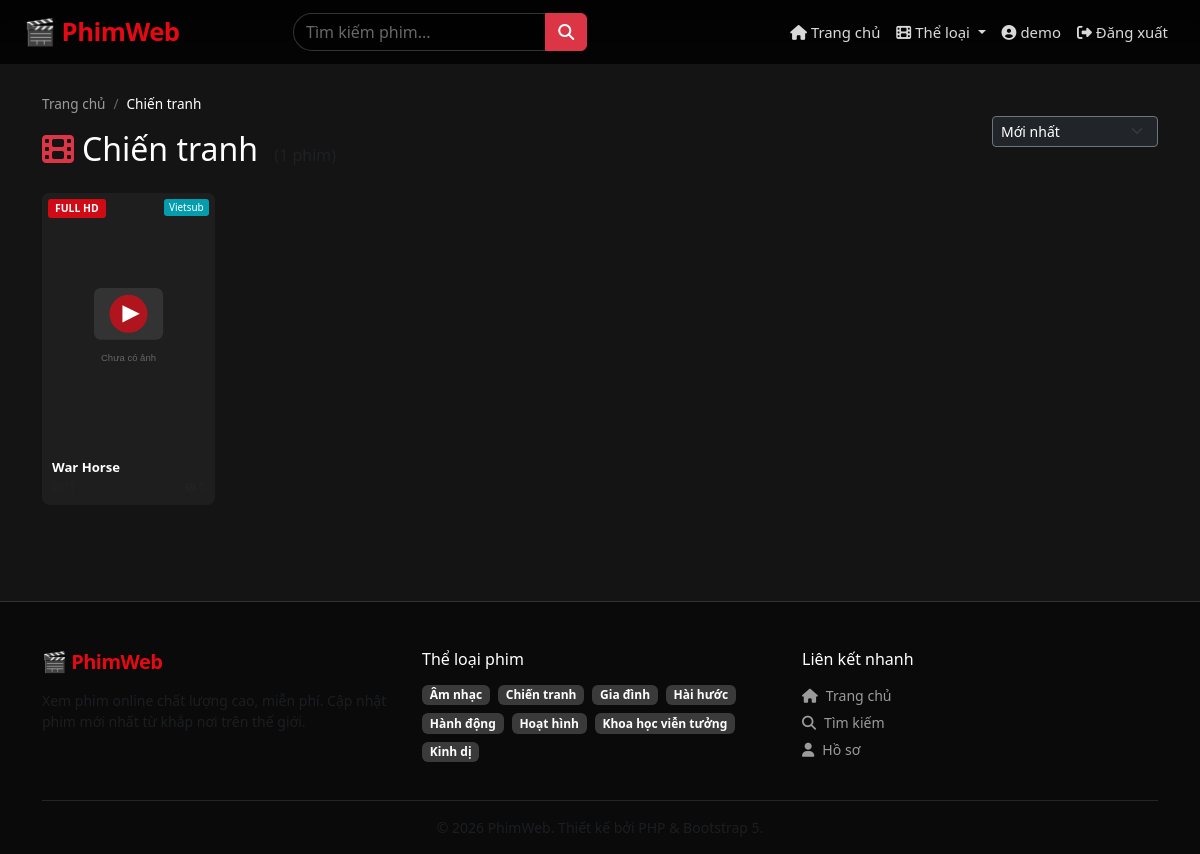
/genre.php?slug=chien-tranh (signed in), run on the app's committed database.
### tables this page shows
CREATE TABLE IF NOT EXISTS `users` (
  `id` INT UNSIGNED AUTO_INCREMENT PRIMARY KEY,
  `username` VARCHAR(50) NOT NULL UNIQUE,
  `email` VARCHAR(100) NOT NULL UNIQUE,
  `password` VARCHAR(255) NOT NULL,
  `full_name` VARCHAR(100) DEFAULT NULL,
  `role` ENUM('user', 'editor', 'moderator', 'admin') NOT NULL DEFAULT 'user',
  `avatar` VARCHAR(255) DEFAULT NULL,
  `status` ENUM('active', 'banned') DEFAULT 'active',
  `created_at` TIMESTAMP DEFAULT CURRENT_TIMESTAMP
);

CREATE TABLE IF NOT EXISTS `genres` (
  `id` INT UNSIGNED AUTO_INCREMENT PRIMARY KEY,
  `name` VARCHAR(100) NOT NULL,
  `slug` VARCHAR(100) NOT NULL UNIQUE,
  `created_at` TIMESTAMP DEFAULT CURRENT_TIMESTAMP
);

CREATE TABLE IF NOT EXISTS `movies` (
  `id` INT UNSIGNED AUTO_INCREMENT PRIMARY KEY,
  `title` VARCHAR(255) NOT NULL,
  `slug` VARCHAR(255) NOT NULL UNIQUE,
  `original_title` VARCHAR(255) DEFAULT NULL,
  `description` TEXT,
  `genre_id` INT UNSIGNED DEFAULT NULL,
  `country_id` INT UNSIGNED DEFAULT NULL,
  `year` YEAR DEFAULT NULL,
  `director` VARCHAR(200) DEFAULT NULL,
  `cast_members` TEXT DEFAULT NULL,
  `thumbnail` VARCHAR(500) DEFAULT NULL,
  `trailer_url` VARCHAR(500) DEFAULT NULL,
  `video_type` ENUM('file', 'url', 'youtube', 'embed') NOT NULL DEFAULT 'url',
  `video_path` TEXT DEFAULT NULL,
  `duration` VARCHAR(20) DEFAULT NULL,
  `quality` VARCHAR(20) DEFAULT 'HD',
  `language` VARCHAR(50) DEFAULT 'Vietsub',
  `views` INT UNSIGNED DEFAULT 0,
  `rating` DECIMAL(3,1) DEFAULT 0.0,
  `rating_count` INT UNSIGNED DEFAULT 0,
  `status` ENUM('active', 'inactive') DEFAULT 'active',
  `featured` TINYINT(1) UNSIGNED DEFAULT 0,
  `created_at` TIMESTAMP DEFAULT CURRENT_TIMESTAMP,
  `updated_at` TIMESTAMP DEFAULT CURRENT_TIMESTAMP ON UPDATE CURRENT_TIMESTAMP,
  KEY `idx_movies_genre_id` (`genre_id`),
  KEY `idx_movies_country_id` (`country_id`)
);

### includes/functions.php (called while the page is built, shortened)
<?php
require_once __DIR__ . '/../config/database.php';
function sanitize(string $s): string {
    return htmlspecialchars(trim($s), ENT_QUOTES, 'UTF-8');
}
function getGenres(): array {
    return getDB()->query('SELECT * FROM genres ORDER BY name')->fetchAll();
}
function getGenreBySlug(string $slug): ?array {
    $stmt = getDB()->prepare('SELECT * FROM genres WHERE slug=?');
    $stmt->execute([$slug]);
    return $stmt->fetch() ?: null;
}
function getMovies(int $limit = 12, int $offset = 0, ?int $genreId = null, string $sort = 'created_at'): array {
    $allowed = ['created_at','views','rating','year','title'];
    $col  = in_array($sort, $allowed) ? $sort : 'created_at';
    $where = 'WHERE m.status="active"';
    $params = [];
    if ($genreId !== null) { $where .= ' AND m.genre_id=?'; $params[] = $genreId; }
    $params[] = $limit; $params[] = $offset;
    $stmt = getDB()->prepare("SELECT m.*,g.name genre_name FROM movies m LEFT JOIN genres g ON m.genre_id=g.id $where ORDER BY m.$col DESC LIMIT ? OFFSET ?");
    $stmt->execute($params);
    return $stmt->fetchAll();
}

### includes/auth.php (called while the page is built, shortened)
<?php
require_once __DIR__ . '/../config/database.php';
function isLoggedIn(): bool {
    return !empty($_SESSION['user_id']);
}
function getCurrentUser(): ?array {
    static $user = null;
    if ($user === null) {
        $stmt = getDB()->prepare('SELECT id,username,email,full_name,role,avatar,status FROM users WHERE id=?');
        $stmt->execute([$_SESSION['user_id']]);
        $user = $stmt->fetch() ?: null;
    }
    return $user;
}

### config/database.php (called while the page is built, shortened)
<?php
function getDB(): PDO {
    static $pdo = null;
    if ($pdo === null) {
        try {
            $dsn = 'mysql:host=' . DB_HOST . ';port=' . DB_PORT
                 . ';dbname=' . DB_NAME . ';charset=utf8mb4';
            $pdo = new PDO($dsn, DB_USER, DB_PASS, [
                PDO::ATTR_ERRMODE            => PDO::ERRMODE_EXCEPTION,
                PDO::ATTR_DEFAULT_FETCH_MODE => PDO::FETCH_ASSOC,
                PDO::ATTR_EMULATE_PREPARES   => false,
            ]);
        } catch (PDOException $e) {
            error_log('DB Connection failed: ' . $e->getMessage());
            http_response_code(500);
            die('<div style="font-family:sans-serif;text-align:center;padding:60px">
                <h2 style="color:#e50914">Lỗi kết nối cơ sở dữ liệu</h2>
                <p>Vui lòng kiểm tra thông tin kết nối trong <code>config/database.php</code></p>
                <p>Hoặc chạy <a href="setup.php">setup.php</a> để cài đặt lần đầu.</p>
            </div>');
        }
    }
    return $pdo;
}

### genre.php (the view, shortened to what this page needs)
<?php
require_once __DIR__ . '/includes/functions.php';
require_once __DIR__ . '/includes/auth.php';
$slug    = $_GET['slug'] ?? '';
$genre   = $slug ? getGenreBySlug($slug) : null;
$page    = max(1, (int)($_GET['page'] ?? 1));
$perPage = 18;
$offset  = ($page - 1) * $perPage;
$sort    = in_array($_GET['sort'] ?? '', ['views','rating','year','title']) ? $_GET['sort'] : 'created_at';
$movies = getMovies($perPage, $offset, (int)$genre['id'], $sort);
$total  = countMovies((int)$genre['id']);
include __DIR__ . '/includes/header.php';
?>
<main>
<div class="container py-4">
    <div class="d-flex flex-wrap justify-content-between align-items-center mb-4 gap-2">
        <div>
            <nav aria-label="breadcrumb">
                <ol class="breadcrumb">
                    <li class="breadcrumb-item"><a href="<?= BASE_URL ?>/index.php">Trang chủ</a></li>
                    <li class="breadcrumb-item active"><?= sanitize($genre['name']) ?></li>
                </ol>
            </nav>
            <h2 class="text-white mb-0">
                <i class="fas fa-film text-danger me-2"></i><?= sanitize($genre['name']) ?>
                <small class="text-muted fs-6 ms-2">(<?= number_format($total) ?> phim)</small>
            </h2>
        </div>
        <form method="GET" class="d-flex gap-2 align-items-center">
            <select name="sort" class="form-select form-select-sm bg-dark text-white border-secondary" onchange="this.form.submit()">
                <option value="created_at" <?= $sort==='created_at'?'selected':'' ?>>Mới nhất</option>
            </select>
        </form>
    </div>
    <?php if ($movies): ?>
    <div class="row row-cols-2 row-cols-sm-3 row-cols-md-4 row-cols-lg-6 g-3 mb-4">
        <?php foreach ($movies as $m): ?>
        <div class="col"><?php include __DIR__ . '/includes/movie_card.php'; ?></div>
        <?php endforeach; ?>
    </div>
    <?php endif; ?>
</div>
</main>
<?php include __DIR__ . '/includes/footer.php'; ?>

### includes/header.php (shortened to what this page needs)
<?php
require_once __DIR__ . '/../includes/auth.php';
require_once __DIR__ . '/../includes/functions.php';
$currentUser = getCurrentUser();
$genres      = getGenres();
$searchQuery = sanitize($_GET['q'] ?? '');
?>
<!DOCTYPE html>
<html lang="vi">
<head>
    <link href="https://cdn.jsdelivr.net/npm/bootstrap@5.3.2/dist/css/bootstrap.min.css" rel="stylesheet">
    <link href="https://cdnjs.cloudflare.com/ajax/libs/font-awesome/6.5.0/css/all.min.css" rel="stylesheet">
    <link href="https://cdn.plyr.io/3.7.8/plyr.css" rel="stylesheet">
    <link href="<?= BASE_URL ?>/assets/css/style.css" rel="stylesheet">
</head>
<body>
<nav class="navbar navbar-expand-lg navbar-dark fixed-top" id="mainNav">
    <div class="container-fluid px-3 px-md-4">
        <a class="navbar-brand fw-black" href="<?= BASE_URL ?>/index.php">
            <span class="brand-logo">🎬 <?= SITE_NAME ?></span>
        </a>
        <div class="collapse navbar-collapse" id="navMenu">
            <form class="d-flex mx-auto my-2 my-lg-0 nav-search" action="<?= BASE_URL ?>/search.php" method="GET">
                <div class="input-group">
                    <input type="search" name="q" class="form-control search-input" placeholder="Tìm kiếm phim..." value="<?= $searchQuery ?>">
                    <button class="btn btn-danger" type="submit"><i class="fas fa-search"></i></button>
                </div>
            </form>
            <ul class="navbar-nav ms-auto align-items-lg-center">
                <li class="nav-item">
                    <a class="nav-link" href="<?= BASE_URL ?>/index.php"><i class="fas fa-home me-1"></i>Trang chủ</a>
                </li>
                <li class="nav-item dropdown">
                    <a class="nav-link dropdown-toggle" href="#" data-bs-toggle="dropdown">
                        <i class="fas fa-film me-1"></i>Thể loại
                    </a>
                </li>
                <?php if ($currentUser): ?>
                    <li class="nav-item">
                        <a class="nav-link" href="<?= BASE_URL ?>/profile.php">
                            <i class="fas fa-user-circle me-1"></i><?= sanitize($currentUser['username']) ?>
                        </a>
                    </li>
                    <li class="nav-item">
                        <a class="nav-link" href="<?= BASE_URL ?>/logout.php">
                            <i class="fas fa-sign-out-alt me-1"></i>Đăng xuất
                        </a>
                    </li>
                <?php endif; ?>
            </ul>
        </div>
    </div>
</nav>
<div style="padding-top:70px"></div>

### includes/movie_card.php (shortened to what this page needs)
<div class="movie-card h-100">
    <a href="<?= BASE_URL ?>/movie.php?id=<?= $m['id'] ?>" class="card-thumb-link">
        <div class="card-thumb">
            <?php if (!empty($m['quality'])): ?>
            <span class="quality-badge"><?= sanitize($m['quality']) ?></span>
            <?php endif; ?>
            <?php if (!empty($m['language'])): ?>
            <span class="lang-badge"><?= sanitize($m['language']) ?></span>
            <?php endif; ?>
        </div>
    </a>
    <div class="card-body-custom">
        <a href="<?= BASE_URL ?>/movie.php?id=<?= $m['id'] ?>" class="movie-title-link">
            <h6 class="movie-card-title" title="<?= sanitize($m['title']) ?>"><?= sanitize($m['title']) ?></h6>
        </a>
        <div class="card-meta d-flex justify-content-between align-items-center">
            <small class="text-muted"><?= $m['year'] ?? '' ?></small>
            <div class="d-flex align-items-center gap-2">
                <small class="text-muted"><i class="fas fa-eye"></i> <?= formatViews($m['views']) ?></small>
            </div>
        </div>
    </div>
</div>

### includes/footer.php (shortened to what this page needs)
<footer class="site-footer mt-5 pt-5 pb-3">
    <div class="container">
        <div class="row g-4">
            <div class="col-md-4">
                <h5 class="brand-logo mb-3">🎬 <?= SITE_NAME ?></h5>
                <p class="text-muted small">Xem phim online chất lượng cao, miễn phí. Cập nhật phim mới nhất từ khắp nơi trên thế giới.</p>
            </div>
            <div class="col-md-4">
                <h6 class="text-white mb-3">Thể loại phim</h6>
                <div class="d-flex flex-wrap gap-2">
                    <?php foreach (array_slice($genres ?? [], 0, 8) as $g): ?>
                    <a href="<?= BASE_URL ?>/genre.php?slug=<?= urlencode($g['slug']) ?>" class="badge bg-secondary text-decoration-none">
                        <?= sanitize($g['name']) ?>
                    </a>
                    <?php endforeach; ?>
                </div>
            </div>
            <div class="col-md-4">
                <h6 class="text-white mb-3">Liên kết nhanh</h6>
                <ul class="list-unstyled small">
                    <li><a href="<?= BASE_URL ?>/index.php" class="footer-link"><i class="fas fa-home me-2"></i>Trang chủ</a></li>
                    <li><a href="<?= BASE_URL ?>/search.php" class="footer-link"><i class="fas fa-search me-2"></i>Tìm kiếm</a></li>
                    <?php if (isset($currentUser) && $currentUser): ?>
                    <li><a href="<?= BASE_URL ?>/profile.php" class="footer-link"><i class="fas fa-user me-2"></i>Hồ sơ</a></li>
                    <?php else: ?>
                    <li><a href="<?= BASE_URL ?>/login.php" class="footer-link"><i class="fas fa-sign-in-alt me-2"></i>Đăng nhập</a></li>
                    <li><a href="<?= BASE_URL ?>/register.php" class="footer-link"><i class="fas fa-user-plus me-2"></i>Đăng ký</a></li>
                    <?php endif; ?>
                </ul>
            </div>
        </div>
        <hr class="border-secondary mt-4">
        <p class="text-center text-muted small mb-0">
            &copy; <?= date('Y') ?> <?= SITE_NAME ?>. Thiết kế bởi PHP &amp; Bootstrap 5.
        </p>
    </div>
</footer>
</body>
</html>

### assets/css/style.css (style rules this page uses)
:root { --red: #e50914; --red-dark: #c1000f; --bg: #141414; --bg2: #1e1e1e; --bg3: #2a2a2a; --border: #333; --text: #ffffff; --muted: #9b9b9b; }
*, *::before, *::after { box-sizing: border-box; }
body { background: var(--bg); color: var(--text); font-family: 'Segoe UI', system-ui, sans-serif; min-height: 100vh; }
a { color: var(--red); }
.brand-logo { color: var(--red); font-weight: 900; letter-spacing: -0.5px; }
#mainNav { background: linear-gradient(180deg, rgba(0,0,0,.9) 0%, rgba(0,0,0,.75) 100%); backdrop-filter: blur(8px); border-bottom: 1px solid rgba(255,255,255,.08); z-index: 1050; transition: background .3s; }
#mainNav .navbar-brand { font-size: 1.6rem; }
#mainNav .nav-link { color: rgba(255,255,255,.85) !important; font-size: .93rem; transition: color .2s; }
.nav-search { width: clamp(180px, 30%, 380px); }
.search-input { background: rgba(0,0,0,.5) !important; border-color: rgba(255,255,255,.2) !important; color: #fff !important; border-radius: 20px 0 0 20px !important; }
.search-input::placeholder { color: rgba(255,255,255,.4); }
.movie-card { background: var(--bg2); border-radius: 8px; overflow: hidden; transition: transform .2s ease, box-shadow .2s ease; cursor: pointer; }
.card-thumb { position: relative; aspect-ratio: 2/3; overflow: hidden; background: #222; }
.card-thumb-link { display: block; }
.quality-badge { position: absolute; top: 6px; left: 6px; background: rgba(229,9,20,.9); color: #fff; font-size: .65rem; font-weight: 700; padding: 2px 7px; border-radius: 3px; text-transform: uppercase; }
.lang-badge { position: absolute; top: 6px; right: 6px; background: rgba(0,180,200,.85); color: #fff; font-size: .62rem; padding: 1px 5px; border-radius: 3px; }
.card-body-custom { padding: 8px 10px 10px; }
.movie-card-title { font-size: .82rem; font-weight: 600; color: #fff; margin: 0 0 4px; white-space: nowrap; overflow: hidden; text-overflow: ellipsis; }
.movie-title-link { text-decoration: none; }
.card-meta { font-size: .73rem; }
.site-footer { background: #0a0a0a; border-top: 1px solid var(--border); }
.footer-link { color: var(--muted); text-decoration: none; display: block; margin-bottom: 6px; font-size: .88rem; }
.breadcrumb { background: none; padding: 0; font-size: .85rem; }
.breadcrumb-item + .breadcrumb-item::before { color: #666; }
.breadcrumb-item a { color: var(--muted); text-decoration: none; }
.breadcrumb-item.active { color: #fff; }
.badge.bg-secondary { background-color: #3a3a3a !important; }

### data on the page
users: username "demo"
genres: name "Chiến tranh"
movies: quality "FULL HD", language "Vietsub", title "War Horse"
genres: name "Âm nhạc"
genres: name "Gia đình"
genres: name "Hài hước"
genres: name "Hành động"
genres: name "Hoạt hình"
genres: name "Khoa học viễn tưởng"
genres: name "Kinh dị"

### other printed values
SITE_NAME "PhimWeb"
